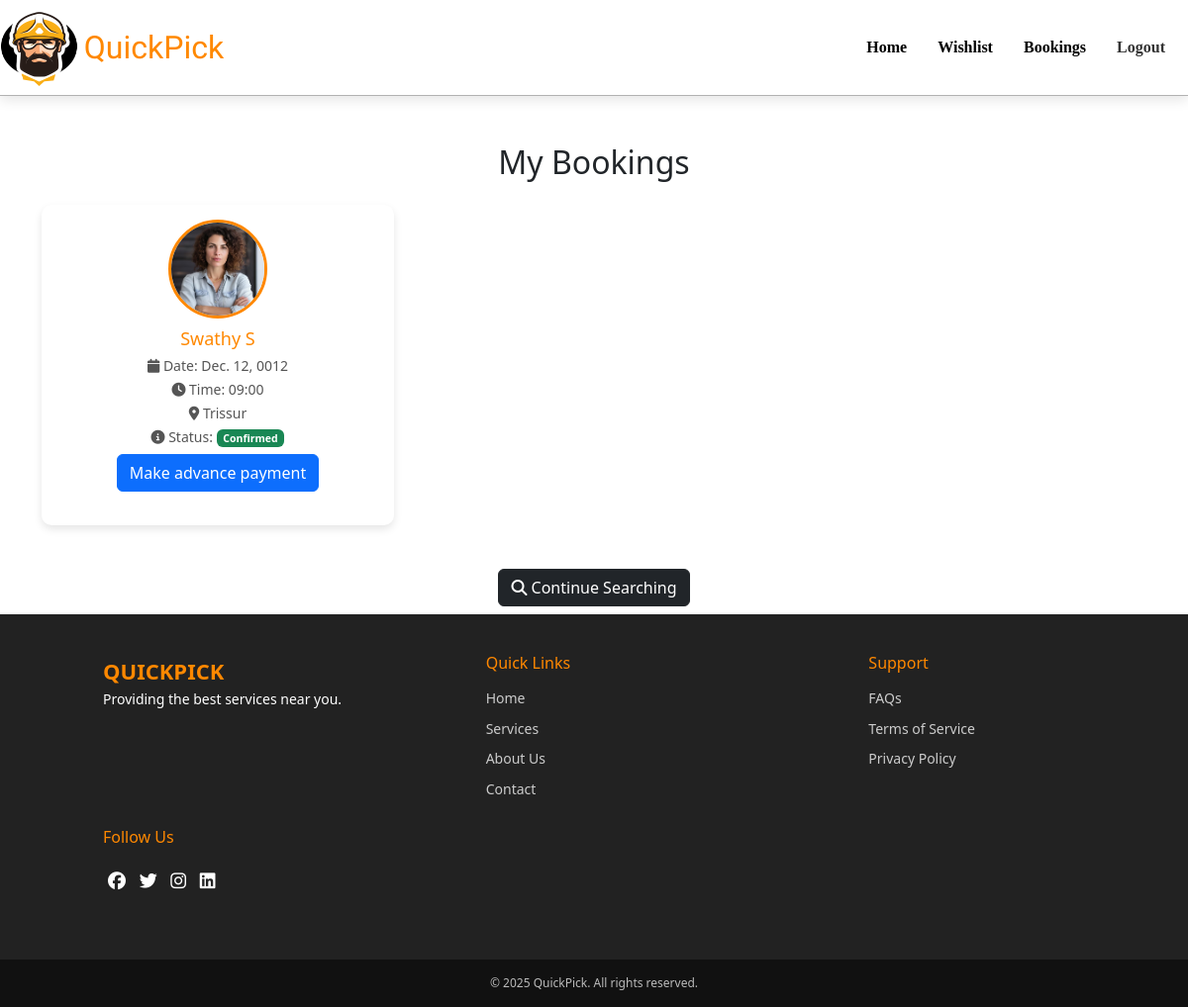
The app's page /user_bookings (signed in) with its own data.
### app/models.py (models this page shows, shortened)
class Booking(models.Model):
    provider = models.ForeignKey('ServiceProvider', on_delete=models.CASCADE)
    user = models.ForeignKey(User, on_delete=models.CASCADE)
    phone = models.CharField(max_length=15)  # Store user phone number
    address = models.TextField()  # Store user address
    date = models.DateField()
    time = models.CharField(max_length=50)
    status = models.CharField(max_length=20, default="Pending")  # Booking status
    payment_amount = models.DecimalField(max_digits=10, decimal_places=2, default=0.0)  # Advance payment amount
    payment_status = models.CharField(max_length=20, choices=[('Pending', 'Pending'), ('Paid', 'Paid')], default='Pending')  # Payment status
    advance_paid = models.BooleanField(default=False)  # Flag to track if the advance payment has been paid
    razorpay_payment_id = models.CharField(max_length=255, blank=True, null=True)  # Store Razorpay payment ID

class ServiceProvider(models.Model):
    category = models.ForeignKey(Category, on_delete=models.CASCADE)
    profile = models.FileField()
    name = models.TextField()
    phone = models.IntegerField(unique=True)
    experience = models.IntegerField()
    availability = models.BooleanField(default=True)
    rating = models.FloatField(default=0.0)
    location = models.TextField()
    des = models.TextField()
    charge = models.FloatField()
    working_hours = models.TextField()

### app/views.py (the view)
# urls.py: path('user_bookings',views.user_bookings),
def user_bookings(req):
    if 'user' in req.session:
        bookings = Booking.objects.filter(user=req.user).order_by('-date')
        return render(req, 'user/user_bookings.html', {'bookings': bookings})
    else:
        return redirect(user_login)

### templates/user/user_bookings.html (shortened to what this page needs)
<!DOCTYPE html>
<html lang="en">
<head>
    {% load static %}
    <link href="https://cdn.jsdelivr.net/npm/bootstrap@5.3.3/dist/css/bootstrap.min.css" rel="stylesheet">
    <link rel="stylesheet" href="https://cdnjs.cloudflare.com/ajax/libs/font-awesome/6.5.1/css/all.min.css">
    <link rel="stylesheet" href="{% static 'css/user_bookings_style.css' %}">
    <link rel="stylesheet" href="{% static 'css/footer.css' %}">
    <link rel="stylesheet" href="https://cdnjs.cloudflare.com/ajax/libs/font-awesome/6.5.1/css/all.min.css">
    <link href="https://cdn.jsdelivr.net/npm/bootstrap@5.3.3/dist/css/bootstrap.min.css" rel="stylesheet">
</head>
<body>
    <nav class="navbar navbar-expand-lg">
        <img src="static/logo.png" alt="logo" width="80" height="80">
        <a class="navbar-brand" href="#">QuickPick</a>
        <div class="collapse navbar-collapse" id="navbarNav">
          <ul class="navbar-nav ms-auto">
            <li class="nav-item">
              <a class="nav-link active" href="../../">Home</a>
            </li>
            <li class="nav-item">
              <a class="nav-link active" href="../viewWishlist">Wishlist</a>
            </li>
            <li class="nav-item">
              <a class="nav-link active" href="user_bookings">Bookings</a>
            </li>
            <li class="nav-item">
              <a class="nav-link" href="../logout">Logout</a>
            </li>
          </ul>
        </div>
      </nav>
    <div class="container mt-5">
        <h2 class="text-center mb-4">My Bookings</h2>
        {% if bookings %}
            <div class="row">
                {% for booking in bookings %}
                    <div class="col-md-6 col-lg-4">
                        <div class="booking-card">
                            <img src="{{ booking.provider.profile.url }}" alt="{{ booking.provider.name }}" class="booking-img">
                            <div class="booking-info">
                                <h4>{{ booking.provider.name }}</h4>
                                <p><i class="fas fa-calendar"></i> Date: {{ booking.date }}</p>
                                <p><i class="fas fa-clock"></i> Time: {{ booking.time }}</p>
                                <p><i class="fas fa-map-marker-alt"></i> {{ booking.provider.location }}</p>
                                <p>
                                    <i class="fas fa-info-circle"></i> Status:
                                    {% if booking.status == "Confirmed" %}
                                        <span class="badge bg-success">Confirmed</span>
                                        <div class="btn btn-primary mt-1">
                                            <a style="text-decoration: none; color:white" href="order_payment/{{booking.id}}">Make advance payment</a>
                                        </div>
                                    {% else %}
                                        <span class="badge bg-warning">Pending</span>
                                    {% endif %}
                                </p>
                            </div>
                        </div>
                    </div>
                {% endfor %}
            </div>
        {% else %}
            <p class="text-center mt-4 mb-4">You have no bookings yet.</p>
        {% endif %}
        <div class="text-center mt-4">
            <a href="../../" class="btn btn-dark mb-2">
                <i class="fas fa-search"></i> Continue Searching
            </a>
        </div>
    </div>
    <footer class="footer">
        <div class="footer-section">
            <div class="footer-logo">QuickPick</div>
            <p>Providing the best services near you.</p>
        </div>
        <div class="footer-section footer-links">
            <h4>Quick Links</h4>
            <a href="#">Home</a>
            <a href="#">Services</a>
            <a href="#">About Us</a>
            <a href="#">Contact</a>
        </div>
        <div class="footer-section footer-links">
            <h4>Support</h4>
            <a href="#">FAQs</a>
            <a href="#">Terms of Service</a>
            <a href="#">Privacy Policy</a>
        </div>
        <div class="footer-section">
            <h4>Follow Us</h4>
            <div class="footer-social">
                <a href="#"><i class="fab fa-facebook"></i></a>
                <a href="#"><i class="fab fa-twitter"></i></a>
                <a href="#"><i class="fab fa-instagram"></i></a>
                <a href="#"><i class="fab fa-linkedin"></i></a>
            </div>
        </div>
    </footer>
    <div class="footer-bottom">
        &copy; 2025 QuickPick. All rights reserved.
    </div>
</body>
</html>

### static/css/user_bookings_style.css (style rules this page uses)
.navbar { background-color: #fff; box-shadow: 0 4px 12px rgba(0, 0, 0, 0.1); padding: 15px 20px; transition: all 0.3s ease; border-bottom: 1px solid rgba(0, 0, 0, 0.301); margin-bottom:20px; }
.navbar-brand { font-size: 2rem !important; font-family: "Sigmar", serif; font-weight: 400; font-style: normal; color: #ff8800 !important; transition: all 0.3s ease; margin-left: 0.4vw; }
.navbar-nav .nav-item .nav-link { font-size: 1rem; color: #333; margin-right: 15px; transition: all 0.3s ease; font-family: "Dancing Script", serif; font-optical-sizing: auto; font-weight: 700; font-style: normal; }
body { background-color: #f8f9fa; font-family: 'Arial', sans-serif; color: #333; }
.container { max-width: 1100px; }
.booking-card { background: white; border-radius: 10px; box-shadow: 0 4px 8px rgba(0, 0, 0, 0.1); padding: 15px; margin-bottom: 20px; transition: 0.3s ease-in-out; display: flex; flex-direction: column; align-items: center; }
.booking-img { width: 100px; height: 100px; border-radius: 50%; object-fit: cover; border: 3px solid #ff8800; margin-bottom: 10px; }
.booking-info { text-align: center; }
.booking-info h4 { font-size: 18px; color: #ff8800; margin-bottom: 5px; }
.booking-info p { font-size: 14px; color: #555; margin: 3px 0; }
.badge { font-size: 14px; padding: 5px 10px; }
.btn-primary { background-color: #ff8800; border: none; padding: 10px 20px; border-radius: 5px; transition: 0.3s; margin-bottom:2vh; }

### static/css/footer.css (style rules this page uses)
.footer { background: #222; background-size:100%; color: white; padding: 40px 20px; font-size: 14px; line-height: 1.6; display: flex; flex-wrap: wrap; justify-content: space-between; align-items: flex-start; }
.footer-section { margin-left:7vw; flex: 1; min-width: 250px; margin-bottom: 20px; }
.footer-logo { font-size: 22px; font-weight: bold; color: #ff8800; text-transform: uppercase; }
.footer-section h4 { font-size: 16px; margin-bottom: 15px; color: #ff8800; }
.footer-links a { display: block; color: #ccc; text-decoration: none; margin-bottom: 8px; transition: color 0.3s; }
.footer-social a { display: inline-block; margin: 5px; color: white; font-size: 18px; transition: color 0.3s; }
.footer-bottom { text-align: center; padding: 15px; background: #111; font-size: 12px; color: #bbb; }

### records on screen
Booking: provider.profile (picture), provider.name "Swathy S", date "Dec. 12, 0012", time "09:00", provider.location "Trissur"
